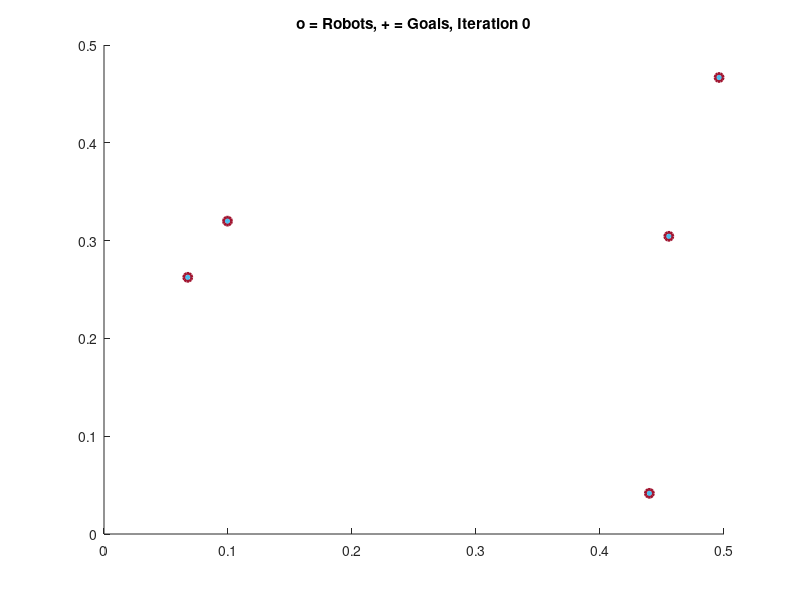
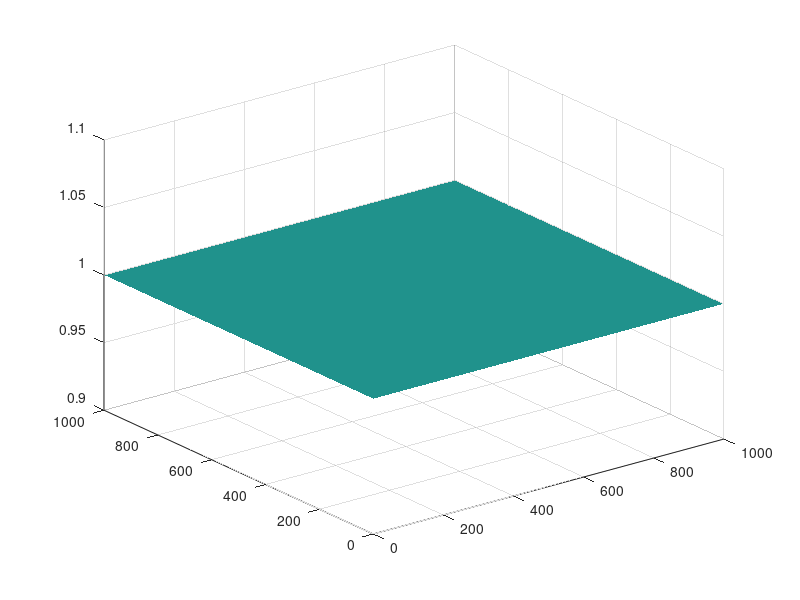

These charts were generated, in order, by the following MATLAB code: (Note: this script raises an error after producing the figures.)
n=5;
crs = [0,0;0,10;10,10;10,0];
numIterations = 500;
showPlot = true;
r_sen = 2;   %sensor range

Px = 0.5*rand([n,1]);
Py = 0.5*rand([n,1]);

xrange = max(crs(:,1));
yrange = max(crs(:,2));
thresh = 0.01; %max distance threshold for each cycle to end

%Dividing the area into discrete cells and expressing range in terms of the
%map
X1 = max(max(crs))/1000;
r_sen = r_sen/X1;
Z = ones(1000,1000);%Uncertainity Distribution
val2 = Z;
cycle=1;
Kprop = 0.5; %Proportionality constant

%%%%%%%%%%%%%%%%%%%%%%%% VISUALIZATION %%%%%%%%%%%%%%%%%%%%%%%%%%%%%%%%%%%%
if showPlot
    verCellHandle = zeros(n,1);
    cellColors = ones(n,3);
    for i = 1:numel(Px) % color according to
        verCellHandle(i)  = patch(Px(i),Py(i),cellColors(i,:)); % use color i  -- no robot assigned yet
        hold on
    end
    pathHandle = zeros(n,1);
    %numHandle = zeros(n,1);
    for i = 1:numel(Px) % color according to
        pathHandle(i)  = plot(Px(i),Py(i),'-','color',cellColors(i,:)*.8);
        %    numHandle(i) = text(Px(i),Py(i),num2str(i));
    end
    goalHandle = plot(Px,Py,'+','linewidth',2);
    currHandle = plot(Px,Py,'o','linewidth',2);
    titleHandle = title(['o = Robots, + = Goals, Iteration ', num2str(0)]);
end

figure
surf (Z);
set(surf(Z),'LineStyle','none');
%%%%%%%%%%%%%%%%%%%%%%%% END VISUALIZATION %%%%%%%%%%%%%%%%%%%%%%%%%%%%%%%%


drones = 5;

chatpub = {};
var_twist = {};
odomSub = {};
vin =1 ;

    



dist = xrange*ones(n,1);
%Starting the loop for search
while max(max(Z))>0.1
    figure(1)
    counter = 0;
    while max(dist)>thresh
        tic;
        counter = counter+1;
        [v,c]=VoronoiBounded(Px,Py, crs);
        
        if showPlot
            set(currHandle,'XData',Px,'YData',Py);%plot current position
            for i = 1:numel(Px) % color according to
                xD = [get(pathHandle(i),'XData'),Px(i)];
                yD = [get(pathHandle(i),'YData'),Py(i)];
                set(pathHandle(i),'XData',xD,'YData',yD);%plot path position
                %       set(numHandle(i),'Position',[ Px(i),Py(i)]);
            end
        end
        
        for i = 1:numel(c) %calculate the centroid of each cell
            BW = roipoly(Z,100*v(c{i},1),100*v(c{i},2));
            GI = mat2gray(BW);
            for m=1:1000
                for j=1:1000
                    GI(j,m) = GI(j,m)*val2(j,m);
                end
            end
            s = regionprops(BW, GI, {'WeightedCentroid'});
            cx = s.WeightedCentroid(1,1)/100;
            cy = s.WeightedCentroid(1,2)/100;
            cx = min(xrange,max(0, cx));
            cy = min(yrange,max(0, cy));
            if ~isnan(cx) && inpolygon(cx,cy,crs(:,1),crs(:,2))
                Px(i) = Px(i) + Kprop*(cx - Px(i));  %don't update if goal is outside the polygon
                Py(i) = Py(i) + Kprop*(cy - Py(i));
                
                %%%%%%%%%%%%%%%%%%%%%%%%%%%%%%%%%%%%%%%%%%%%%%%%%%%%%%%%%%%%%%%%%%%%%%%%%%
                time(counter,cycle) = toc;
                
                gtx(i)=Px(i)*5;
                gty(i)=Py(i)*5;
                
                
                
                    
                velx = -(tfx - gtx(i));
                vely = -(tfy - gty(i));
                velz = 3 -tfz;
                var_twist(i).Linear.X = velx;
                var_twist(i).Linear.Y = vely;
                var_twist(i).Linear.Z = velz;
                
                %pause(0.01)
                send(chatpub(i),var_twist(i));      
                %%%%%%%%%%%%%%%%%%%%%%%%%%%%%%%%%%%%%%%%%%%%%%%%%%%%%%%%%%%%%%%%%%%%%%%%%%%
                    
                dist(i) = sqrt((cx - Px(i))^2 + (cy - Py(i))^2);
            end
        end
        
        if showPlot
            for i = 1:numel(c) % update Voronoi cells
                set(verCellHandle(i), 'XData',v(c{i},1),'YData',v(c{i},2));
            end
            
            set(titleHandle,'string',['o = Robots, + = Goals, Cycle', num2str(cycle,'%3d'), ', Iteration', num2str(counter,'%3d')]);
            set(goalHandle,'XData',Px,'YData',Py);%plot goal position
            axis equal
            axis([0,xrange,0,yrange]);
            drawnow
        end
        time(counter,cycle) = toc;
    end
    val = Z;
    for i = 1:n
        BW = roipoly(Z,100*v(c{i},1),100*v(c{i},2));
        GI = mat2gray(BW);
        s = regionprops(BW, GI, {'Centroid','WeightedCentroid'});
        for m=1:1000
            for j=1:1000
                vx = s.WeightedCentroid(1,1);
                vy = s.WeightedCentroid(1,2);
                dist = sqrt(((m+0.5)-vx)^2+((j+0.5)-vy)^2)/100;
                if dist < r_sen
                    val(j,m) = min(val(j,m),(1-0.8708+0.074*dist^2));
                end
            end
        end
    end
    for m=1:1000
        for j=1:1000
            Z(j,m) = Z(j,m)*val(j,m);
            val2(j,m) = 2*Z(j,m)*0.074;
        end
    end
    max_d(cycle)= max(max(Z));
    average(cycle) = mean2(Z);
    cycle=cycle+1;
    figure(2);
    surf (Z);
    set(surf(Z),'LineStyle','none');
end
